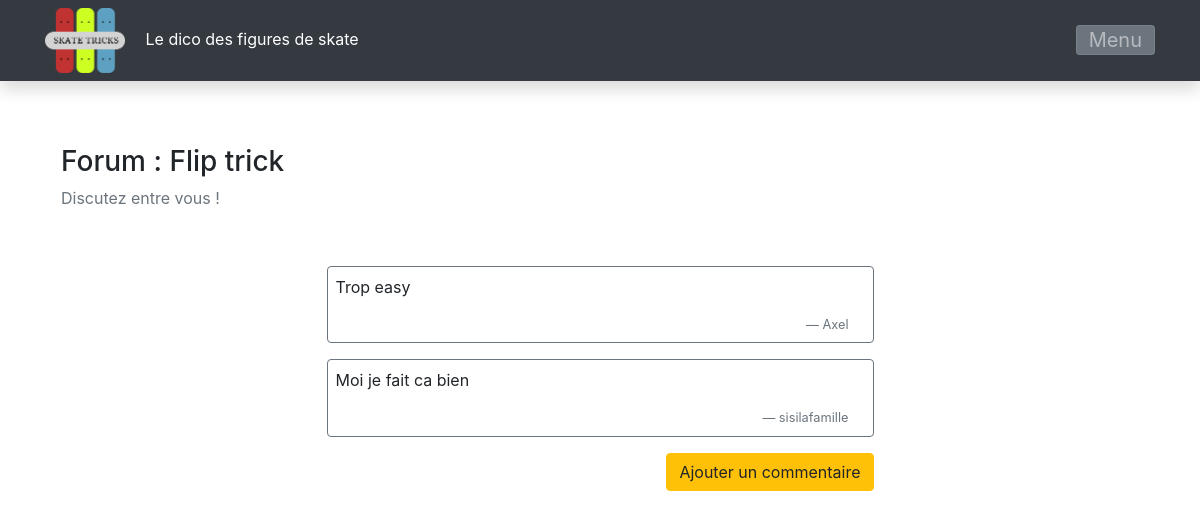
/index.php?module=forum&idTricks=Flip trick (signed in), run on the app's committed database.
### tables this page shows
CREATE TABLE `forum` (
  `id_tricks` varchar(64) NOT NULL,
  `id_commentaire` bigint(20) UNSIGNED NOT NULL,
  `commentaire` varchar(256) NOT NULL,
  `auteur` varchar(64) NOT NULL
);

### modules/module_forum/mod_forum.php (called while the page is built, shortened)
<?php
    class ModForum{
         function __construct() {
           $this->controleur=new ContForum();
        }
    }
?>

### modules/module_forum/modele_forum.php (called while the page is built, shortened)
<?php
	class ModeleForum extends Connexion {
		function getAllCom($id_tricks) {
			$bd = Connexion::$bdd;
			$bd->exec("set names utf8");
			$sql = "SELECT * from forum where id_tricks=?";
			$query = $bd->prepare($sql);
			$query->execute(array($id_tricks));
			return $query->fetchAll(PDO::FETCH_ASSOC);
		}
	}
?>

### modules/module_forum/vue_forum.php (the view, shortened to what this page needs)
<?php
	class VueForum extends vueGenerique{
			function affCom($tabAll){
				foreach($tabAll as $ld) {
					echo '
						<div class="row justify-content-center mx-2 my-3">
							<div class="col-md-6 border border-secondary rounded p-2">
								<p>'.$ld['commentaire'].'</p>
								<footer class="blockquote-footer text-right mr-3">'.$ld['auteur'].'</footer>
							</div>
						</div>
					';
				}
			}
			function menu($id_tricks){
				echo '
					<div class="row justify-content-center mx-2 my-3">
						<div class="col-md-6 text-right p-0">
							<a href="index.php?module=forum&action=affFormCom&idTricks='.$id_tricks.'" class="btn btn-warning">Ajouter un commentaire</a>
						</div>
					</div>';
			}
			function afficheBase( $choix, $id_tricks ) {
				if( $choix === 1 ) {
					echo
					'			<div class="container bg-white pb-5" style="height:1250px">
				<div class="row pt-5 pb-2">
					<div class="col-md-6 m-3">
						<h3>Forum : '.$id_tricks.'</h3>
						<p class="text-muted">Discutez entre vous !</p>
					</div>
				</div>
				';
				} else {
					echo '
				</div>';
				}
			}
		}
?>

### data on the page
forum: commentaire "Trop easy", auteur "Axel"
forum: commentaire "Moi je fait ca bien", auteur "sisilafamille"

### other printed values
$id_tricks "Flip trick"
